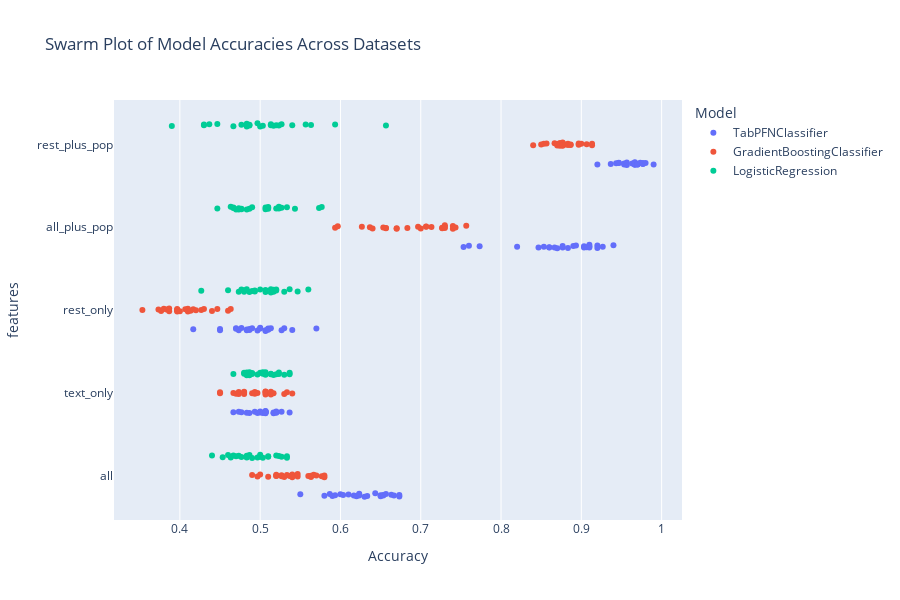

Notebook source saved alongside this figure:
### Code cell
# plot results
import seaborn as sns
import matplotlib.pyplot as plt
import plotly.express as px


#melted_results = results.groupby(['dataset', 'model', 'dim_reduction', 'encoding', "features"]).mean().reset_index()
melted_results = results
#melted_results = results.explode('accuracy')
#melted_results['accuracy'] = melted_results['accuracy'].astype(float)
#melted_results = melted_results[melted_results['encoding'] == 'lm__all-MiniLM-L12-v2']
print(len(melted_results))

# Creating the swarmplot
# plt.figure(figsize=(15, 20))
# sns.swarmplot(data=melted_results, x='accuracy', y='dataset', hue='model', dodge=True)
# plt.title('Swarm Plot of Model Accuracies Across Datasets')
# plt.xlabel('Accuracy')
# plt.ylabel('Dataset')
# plt.legend(title='Model', bbox_to_anchor=(1.05, 1), loc='upper left')
# plt.show()
# Create the plot

# Create the plot
fig = px.strip(
    data_frame=melted_results,
    x="accuracy",
    y="features",
    color="model",
    #color="dim_reduction",
    title="Swarm Plot of Model Accuracies Across Datasets",
    labels={"accuracy": "Accuracy", "dataset": "Dataset", "model": "Model"},
    height=600,
    width=900,
)
fig.show()

### Figure 1 — Plotly figure (JSON) as saved in the notebook; plotly's stock layout.template omitted (floating-point values rounded to 4 significant figures)
{"data": [{"alignmentgroup": "True", "boxpoints": "all", "fillcolor": "rgba(255,255,255,0)", "hoveron": "points", "hovertemplate": "Model=TabPFNClassifier<br>Accuracy=%{x}<br>features=%{y}<extra></extra>", "legendgroup": "TabPFNClassifier", "line": {"color": "rgba(255,255,255,0)"}, "marker": {"color": "#636efa"}, "name": "TabPFNClassifier", "offsetgroup": "TabPFNClassifier", "orientation": "h", "pointpos": 0, "showlegend": true, "type": "box", "x": [0.5933, 0.6733, 0.6233, 0.6533, 0.6733, 0.4933, 0.5067, 0.4967, 0.4867, 0.4733, 0.45, 0.4167, 0.4833, 0.4867, 0.45, 0.86, 0.94, 0.8933, 0.92, 0.9267, 0.9633, 0.97, 0.9667, 0.9467, 0.9567, 0.65, 0.63, 0.6667, 0.62, 0.6167, 0.5, 0.5067, 0.5, 0.5, 0.5067, 0.5133, 0.49, 0.5, 0.5, 0.47, 0.8533, 0.8767, 0.9067, 0.89, 0.9033, 0.9467, 0.9733, 0.99, 0.98, 0.9767, 0.6, 0.6533, 0.61, 0.6333, 0.6033, 0.4833, 0.4767, 0.4667, 0.52, 0.5067, 0.4833, 0.4767, 0.51, 0.4867, 0.51, 0.9033, 0.91, 0.8833, 0.7533, 0.87, 0.9767, 0.9667, 0.9767, 0.9533, 0.9433, 0.6233, 0.6633, 0.6233, 0.55, 0.6433, 0.52, 0.5167, 0.52, 0.5067, 0.5067, 0.47, 0.51, 0.4733, 0.5067, 0.5067, 0.82, 0.91, 0.8467, 0.86, 0.8767, 0.97, 0.9667, 0.9533, 0.9567, 0.9367, 0.59, 0.6567, 0.5867, 0.58, 0.65, 0.5267, 0.5167, 0.5033, 0.5067, 0.5367, 0.5267, 0.53, 0.4967, 0.54, 0.57, 0.76, 0.8667, 0.92, 0.7733, 0.91, 0.9667, 0.92, 0.9667, 0.9667, 0.97], "x0": " ", "xaxis": "x", "y": ["all", "all", "all", "all", "all", "text_only", "text_only", "text_only", "text_only", "text_only", "rest_only", "rest_only", "rest_only", "rest_only", "rest_only", "all_plus_pop", "all_plus_pop", "all_plus_pop", "all_plus_pop", "all_plus_pop", "rest_plus_pop", "rest_plus_pop", "rest_plus_pop", "rest_plus_pop", "rest_plus_pop", "all", "all", "all", "all", "all", "text_only", "text_only", "text_only", "text_only", "text_only", "rest_only", "rest_only", "rest_only", "rest_only", "rest_only", "all_plus_pop", "all_plus_pop", "all_plus_pop", "all_plus_pop", "all_plus_pop", "rest_plus_pop", "rest_plus_pop", "rest_plus_pop", "rest_plus_pop", "rest_plus_pop", "all", "all", "all", "all", "all", "text_only", "text_only", "text_only", "text_only", "text_only", "rest_only", "rest_only", "rest_only", "rest_only", "rest_only", "all_plus_pop", "all_plus_pop", "all_plus_pop", "all_plus_pop", "all_plus_pop", "rest_plus_pop", "rest_plus_pop", "rest_plus_pop", "rest_plus_pop", "rest_plus_pop", "all", "all", "all", "all", "all", "text_only", "text_only", "text_only", "text_only", "text_only", "rest_only", "rest_only", "rest_only", "rest_only", "rest_only", "all_plus_pop", "all_plus_pop", "all_plus_pop", "all_plus_pop", "all_plus_pop", "rest_plus_pop", "rest_plus_pop", "rest_plus_pop", "rest_plus_pop", "rest_plus_pop", "all", "all", "all", "all", "all", "text_only", "text_only", "text_only", "text_only", "text_only", "rest_only", "rest_only", "rest_only", "rest_only", "rest_only", "all_plus_pop", "all_plus_pop", "all_plus_pop", "all_plus_pop", "all_plus_pop", "rest_plus_pop", "rest_plus_pop", "rest_plus_pop", "rest_plus_pop", "rest_plus_pop"], "y0": " ", "yaxis": "y"}, {"alignmentgroup": "True", "boxpoints": "all", "fillcolor": "rgba(255,255,255,0)", "hoveron": "points", "hovertemplate": "Model=GradientBoostingClassifier<br>Accuracy=%{x}<br>features=%{y}<extra></extra>", "legendgroup": "GradientBoostingClassifier", "line": {"color": "rgba(255,255,255,0)"}, "marker": {"color": "#EF553B"}, "name": "GradientBoostingClassifier", "offsetgroup": "GradientBoostingClassifier", "orientation": "h", "pointpos": 0, "showlegend": true, "type": "box", "x": [0.5267, 0.52, 0.5767, 0.5633, 0.5667, 0.45, 0.4733, 0.4933, 0.5067, 0.5167, 0.3533, 0.3833, 0.43, 0.3767, 0.4133, 0.73, 0.74, 0.5933, 0.6533, 0.73, 0.8967, 0.9133, 0.9067, 0.8767, 0.8867, 0.5467, 0.54, 0.57, 0.49, 0.52, 0.48, 0.5067, 0.5067, 0.48, 0.4667, 0.3867, 0.3967, 0.38, 0.4, 0.3867, 0.6367, 0.7133, 0.74, 0.6567, 0.7267, 0.8733, 0.8833, 0.87, 0.8767, 0.8867, 0.5633, 0.52, 0.5, 0.58, 0.51, 0.5333, 0.47, 0.4967, 0.4733, 0.5067, 0.3967, 0.3967, 0.42, 0.4167, 0.3733, 0.6833, 0.7267, 0.7067, 0.6967, 0.67, 0.8833, 0.9, 0.8733, 0.8667, 0.87, 0.54, 0.58, 0.5467, 0.5633, 0.4967, 0.53, 0.5133, 0.54, 0.5133, 0.45, 0.44, 0.3967, 0.4633, 0.4067, 0.41, 0.7567, 0.7433, 0.73, 0.6567, 0.6267, 0.8767, 0.9133, 0.85, 0.8967, 0.8533, 0.5333, 0.5267, 0.5367, 0.53, 0.56, 0.4933, 0.5133, 0.5133, 0.49, 0.48, 0.41, 0.46, 0.4267, 0.4467, 0.3967, 0.7067, 0.67, 0.64, 0.5967, 0.7, 0.84, 0.8567, 0.8767, 0.8733, 0.88], "x0": " ", "xaxis": "x", "y": ["all", "all", "all", "all", "all", "text_only", "text_only", "text_only", "text_only", "text_only", "rest_only", "rest_only", "rest_only", "rest_only", "rest_only", "all_plus_pop", "all_plus_pop", "all_plus_pop", "all_plus_pop", "all_plus_pop", "rest_plus_pop", "rest_plus_pop", "rest_plus_pop", "rest_plus_pop", "rest_plus_pop", "all", "all", "all", "all", "all", "text_only", "text_only", "text_only", "text_only", "text_only", "rest_only", "rest_only", "rest_only", "rest_only", "rest_only", "all_plus_pop", "all_plus_pop", "all_plus_pop", "all_plus_pop", "all_plus_pop", "rest_plus_pop", "rest_plus_pop", "rest_plus_pop", "rest_plus_pop", "rest_plus_pop", "all", "all", "all", "all", "all", "text_only", "text_only", "text_only", "text_only", "text_only", "rest_only", "rest_only", "rest_only", "rest_only", "rest_only", "all_plus_pop", "all_plus_pop", "all_plus_pop", "all_plus_pop", "all_plus_pop", "rest_plus_pop", "rest_plus_pop", "rest_plus_pop", "rest_plus_pop", "rest_plus_pop", "all", "all", "all", "all", "all", "text_only", "text_only", "text_only", "text_only", "text_only", "rest_only", "rest_only", "rest_only", "rest_only", "rest_only", "all_plus_pop", "all_plus_pop", "all_plus_pop", "all_plus_pop", "all_plus_pop", "rest_plus_pop", "rest_plus_pop", "rest_plus_pop", "rest_plus_pop", "rest_plus_pop", "all", "all", "all", "all", "all", "text_only", "text_only", "text_only", "text_only", "text_only", "rest_only", "rest_only", "rest_only", "rest_only", "rest_only", "all_plus_pop", "all_plus_pop", "all_plus_pop", "all_plus_pop", "all_plus_pop", "rest_plus_pop", "rest_plus_pop", "rest_plus_pop", "rest_plus_pop", "rest_plus_pop"], "y0": " ", "yaxis": "y"}, {"alignmentgroup": "True", "boxpoints": "all", "fillcolor": "rgba(255,255,255,0)", "hoveron": "points", "hovertemplate": "Model=LogisticRegression<br>Accuracy=%{x}<br>features=%{y}<extra></extra>", "legendgroup": "LogisticRegression", "line": {"color": "rgba(255,255,255,0)"}, "marker": {"color": "#00cc96"}, "name": "LogisticRegression", "offsetgroup": "LogisticRegression", "orientation": "h", "pointpos": 0, "showlegend": true, "type": "box", "x": [0.46, 0.4833, 0.5, 0.44, 0.4633, 0.5067, 0.5367, 0.5367, 0.5133, 0.49, 0.4267, 0.4833, 0.5, 0.4767, 0.46, 0.4733, 0.4667, 0.52, 0.47, 0.4867, 0.43, 0.43, 0.4867, 0.4833, 0.4667, 0.4633, 0.52, 0.5267, 0.4833, 0.47, 0.4667, 0.52, 0.53, 0.4833, 0.4833, 0.5133, 0.4933, 0.52, 0.5133, 0.4733, 0.4667, 0.5333, 0.5733, 0.4833, 0.4633, 0.5567, 0.5633, 0.6567, 0.39, 0.4367, 0.4833, 0.4967, 0.4733, 0.51, 0.4867, 0.5233, 0.49, 0.48, 0.5133, 0.4967, 0.4867, 0.48, 0.52, 0.4933, 0.5167, 0.51, 0.4467, 0.4733, 0.49, 0.5067, 0.5, 0.4467, 0.4767, 0.4833, 0.5167, 0.4533, 0.5333, 0.5333, 0.4667, 0.49, 0.4867, 0.5, 0.5233, 0.5067, 0.5033, 0.48, 0.5167, 0.53, 0.5067, 0.5067, 0.5267, 0.5233, 0.5433, 0.51, 0.5767, 0.5267, 0.5933, 0.5133, 0.52, 0.5133, 0.5233, 0.5033, 0.4767, 0.5, 0.51, 0.48, 0.5033, 0.4867, 0.4833, 0.5167, 0.5467, 0.5167, 0.49, 0.5367, 0.56, 0.51, 0.4767, 0.4767, 0.5067, 0.5233, 0.54, 0.4967, 0.4867, 0.5033, 0.5233], "x0": " ", "xaxis": "x", "y": ["all", "all", "all", "all", "all", "text_only", "text_only", "text_only", "text_only", "text_only", "rest_only", "rest_only", "rest_only", "rest_only", "rest_only", "all_plus_pop", "all_plus_pop", "all_plus_pop", "all_plus_pop", "all_plus_pop", "rest_plus_pop", "rest_plus_pop", "rest_plus_pop", "rest_plus_pop", "rest_plus_pop", "all", "all", "all", "all", "all", "text_only", "text_only", "text_only", "text_only", "text_only", "rest_only", "rest_only", "rest_only", "rest_only", "rest_only", "all_plus_pop", "all_plus_pop", "all_plus_pop", "all_plus_pop", "all_plus_pop", "rest_plus_pop", "rest_plus_pop", "rest_plus_pop", "rest_plus_pop", "rest_plus_pop", "all", "all", "all", "all", "all", "text_only", "text_only", "text_only", "text_only", "text_only", "rest_only", "rest_only", "rest_only", "rest_only", "rest_only", "all_plus_pop", "all_plus_pop", "all_plus_pop", "all_plus_pop", "all_plus_pop", "rest_plus_pop", "rest_plus_pop", "rest_plus_pop", "rest_plus_pop", "rest_plus_pop", "all", "all", "all", "all", "all", "text_only", "text_only", "text_only", "text_only", "text_only", "rest_only", "rest_only", "rest_only", "rest_only", "rest_only", "all_plus_pop", "all_plus_pop", "all_plus_pop", "all_plus_pop", "all_plus_pop", "rest_plus_pop", "rest_plus_pop", "rest_plus_pop", "rest_plus_pop", "rest_plus_pop", "all", "all", "all", "all", "all", "text_only", "text_only", "text_only", "text_only", "text_only", "rest_only", "rest_only", "rest_only", "rest_only", "rest_only", "all_plus_pop", "all_plus_pop", "all_plus_pop", "all_plus_pop", "all_plus_pop", "rest_plus_pop", "rest_plus_pop", "rest_plus_pop", "rest_plus_pop", "rest_plus_pop"], "y0": " ", "yaxis": "y"}], "layout": {"boxmode": "group", "height": 600, "legend": {"title": {"text": "Model"}, "tracegroupgap": 0}, "title": {"text": "Swarm Plot of Model Accuracies Across Datasets"}, "width": 900, "xaxis": {"anchor": "y", "domain": [0, 1], "title": {"text": "Accuracy"}}, "yaxis": {"anchor": "x", "domain": [0, 1], "title": {"text": "features"}}}}
